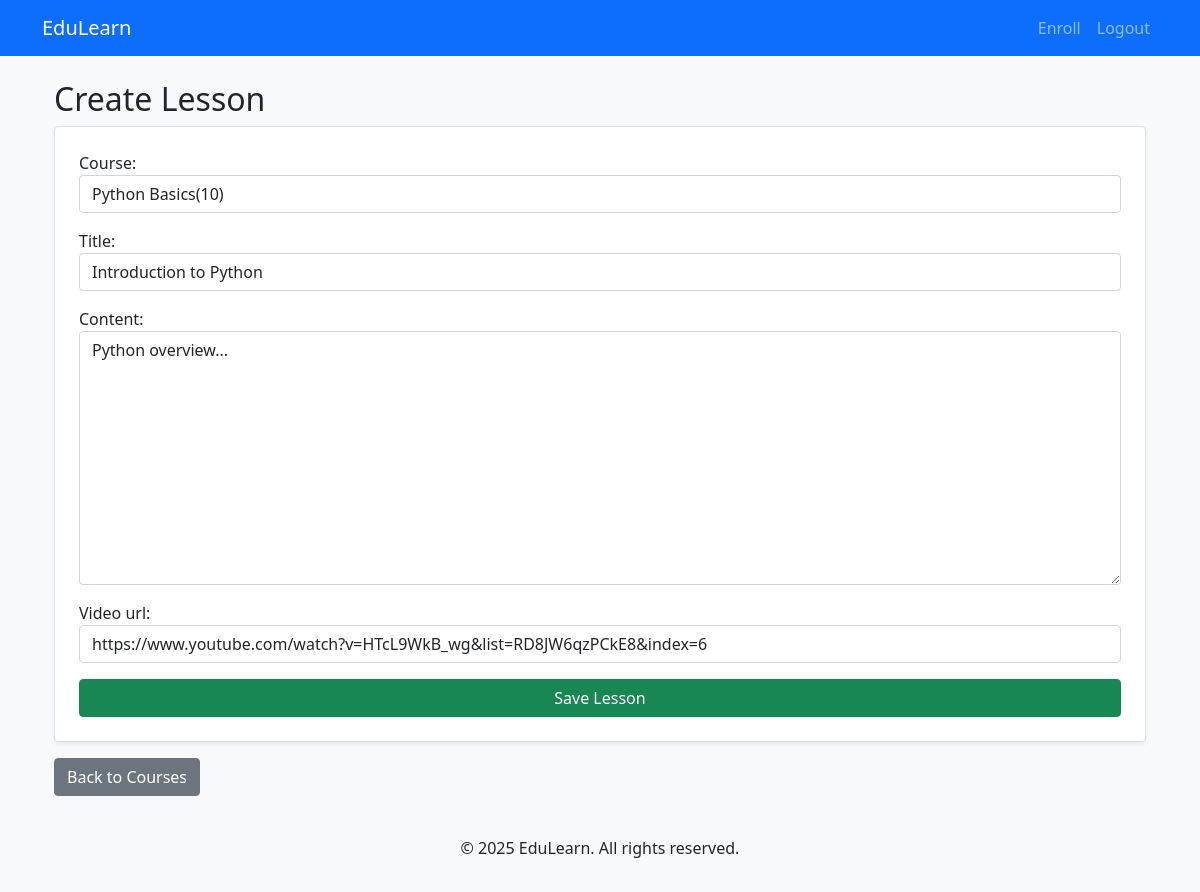
/courses/lesson/3/update/ (signed in), run on the app's committed database.
### courses/models.py (models this page shows, shortened)
class Lesson(models.Model):
    title=models.CharField(max_length=200)
    content=models.TextField()
    course=models.ForeignKey(Course,on_delete=models.CASCADE,related_name='lessons')
    video_url=models.URLField(null=True,blank=True)
    completion_status=models.BooleanField(default=False)

class Course(models.Model):
    title=models.CharField(max_length=200)
    description=models.TextField()
    duration=models.IntegerField(help_text='Duration in hours')
    thumbnail=models.ImageField(upload_to='course_thumbnail/',null=True,blank=True)
    created_at = models.DateTimeField(auto_now_add=True)
    def __str__(self):
        return self.title+'('+str(self.duration)+')'

### courses/views.py (the view)
# urls.py: path('lesson/<int:lesson_id>/update/', lesson_update, name='lesson_update'),
@login_required
def lesson_update(request, lesson_id):
    lesson = get_object_or_404(Lesson, id=lesson_id)
    if request.method == "POST":
        form = LessonForm(request.POST, instance=lesson)
        if form.is_valid():
            form.save()
            messages.success(request, "Lesson updated successfully!")
            return redirect('course_list')
    else:
        form = LessonForm(instance=lesson)
    return render(request, 'courses/lesson_form.html', {'form': form})

### courses/forms.py
class LessonForm(forms.ModelForm):
    class Meta:
        model = Lesson
        fields = ['course', 'title', 'content','video_url']
        widgets = {
            'course': forms.Select(attrs={'class': 'form-control'}),
            'title': forms.TextInput(attrs={'class': 'form-control'}),
            'content': forms.Textarea(attrs={'class': 'form-control'}),
            'video_url': forms.URLInput(attrs={'class': 'form-control'}),
            'completion_status': forms.CheckboxInput(attrs={'class': 'form-check-input'}),
        }

### courses/templates/courses/lesson_form.html (shortened to what this page needs)
{% extends "courses/base.html" %}
{% block content %}
    <div class="container mt-4">
        <h2>{{ lesson.id|default:"Create" }} Lesson</h2>
        <form method="post" class="p-4 border rounded bg-white shadow-sm">
            {{ form.as_p }}
            <button type="submit" class="btn btn-success w-100">Save Lesson</button>
        </form>
        <a href="{% url 'course_list' %}" class="btn btn-secondary mt-3">Back to Courses</a>
    </div>
{% endblock %}

### courses/templates/courses/base.html (style rules this page uses)
body { background-color: #f8f9fa; }

### data on the page
Lesson: course "Python Basics(10)", content "Python overview...", video_url "https://www.youtube.com/watch?v=HTcL9WkB_wg&list=RD8JW6qzPCkE8&index=6"
Course: title "Introduction to Python"

### other printed values
{{ lesson.id|default:"Create" }} "Create"
